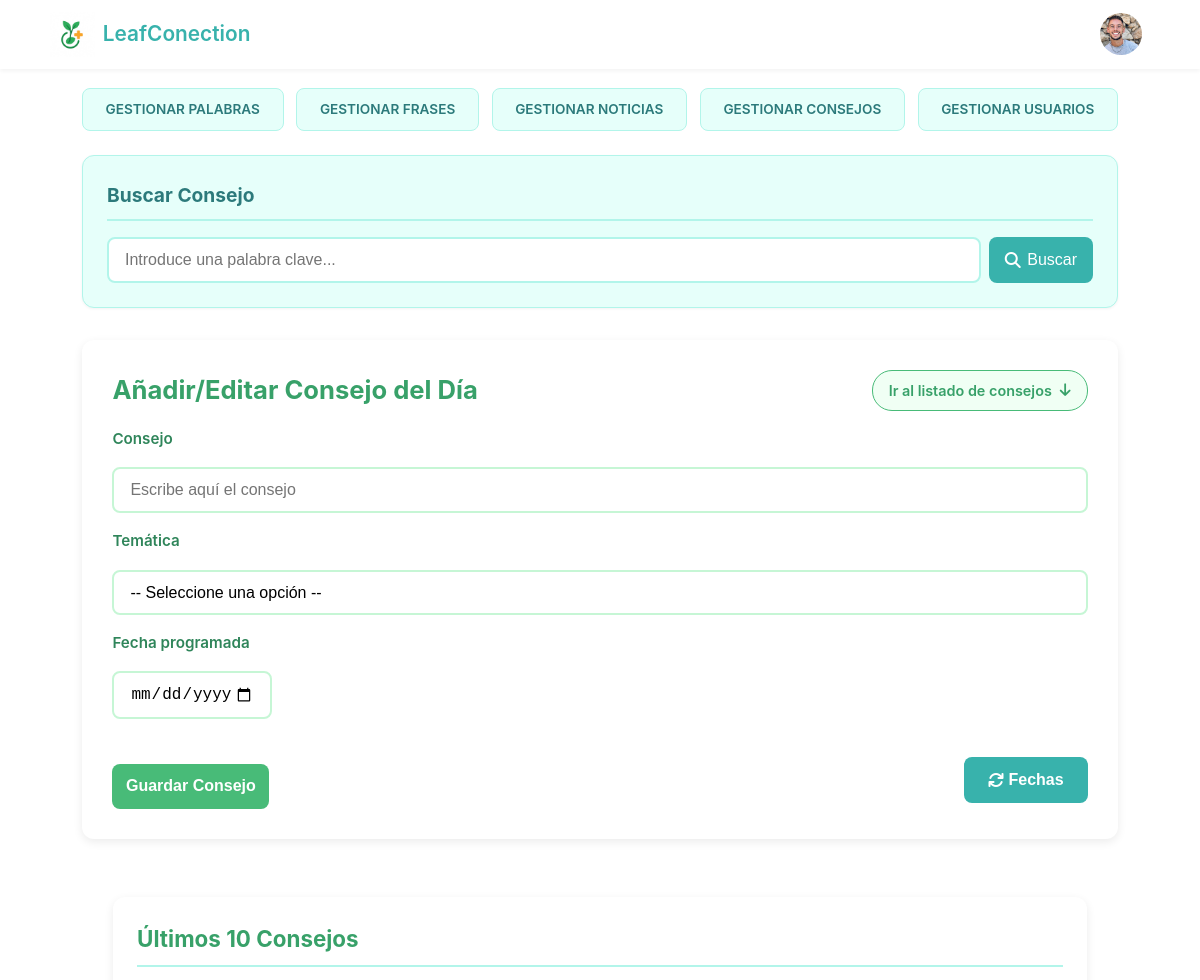
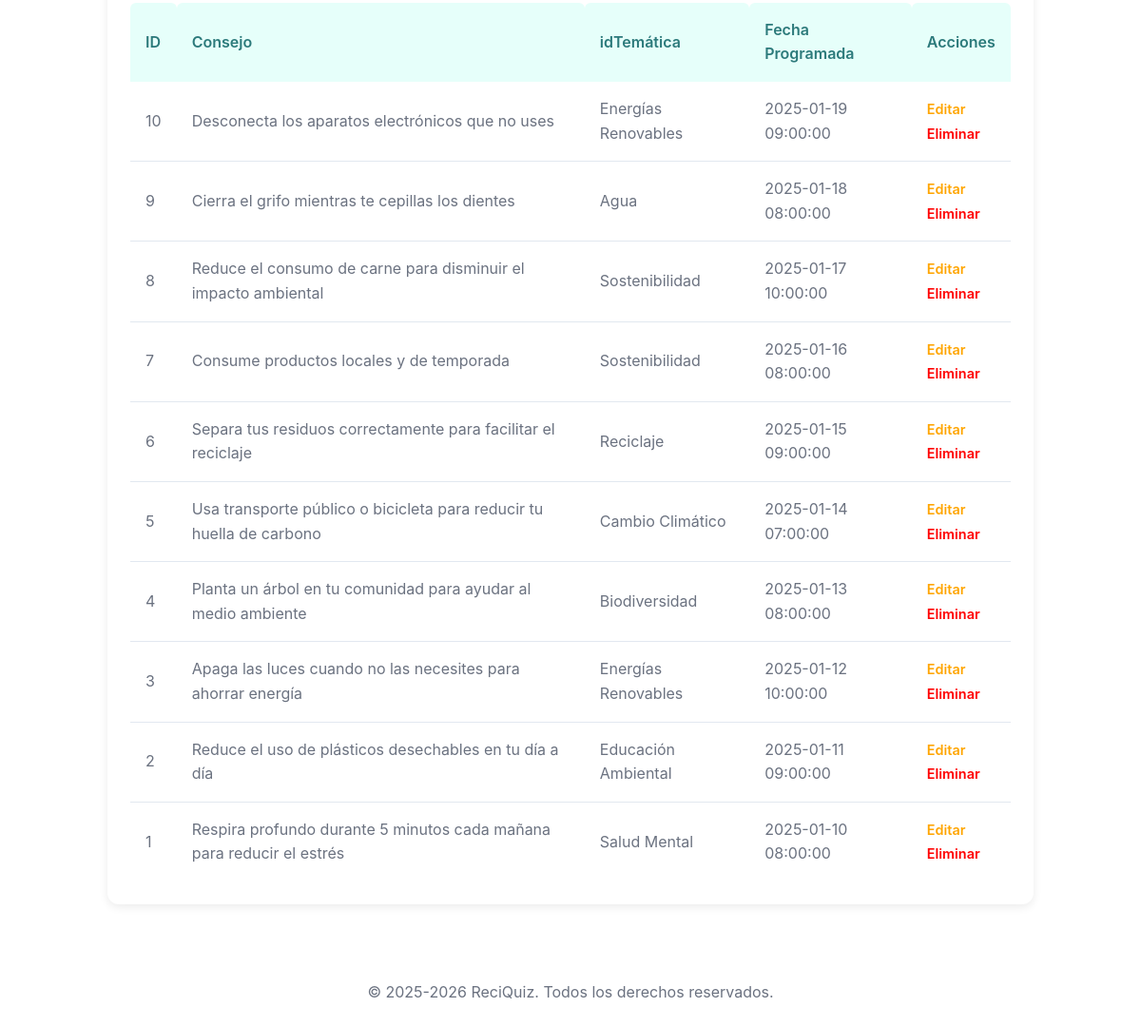
/admin/index.php?c=Consejo&m=gestionarConsejo, run on the app's committed database (2 pictures, top to bottom).
### tables this page shows
CREATE TABLE Consejos (
    idConsejo SMALLINT UNSIGNED NOT NULL AUTO_INCREMENT,
    consejo VARCHAR(255) NOT NULL,
    fechaProgramada DATETIME NULL DEFAULT NULL,
    idTematica TINYINT UNSIGNED NOT NULL,

    CONSTRAINT pk_idConsejo PRIMARY KEY (idConsejo),
    CONSTRAINT fk_consejo_idTematica FOREIGN KEY (idTematica)
        REFERENCES Tematica(idTematica) ON DELETE CASCADE
);

CREATE TABLE Tematica (
    idTematica TINYINT UNSIGNED NOT NULL AUTO_INCREMENT,
    tematica VARCHAR(100) NOT NULL,
    CONSTRAINT pk_idTematica PRIMARY KEY (idTematica)
);

### src/admin/php/modelos/mConexion.php (called while the page is built, shortened)
<?php
    class Conexion {
        public function __construct(){
            $this->conexion = new PDO (
                "mysql:host=" . servidor .
                ";dbname=" . nombreDB . ";charset=UTF8",
                usuario,
                password,
                [
                    PDO::ATTR_ERRMODE => PDO::ERRMODE_EXCEPTION,
                    PDO::ATTR_DEFAULT_FETCH_MODE => PDO::FETCH_ASSOC,
                    PDO::ATTR_EMULATE_PREPARES => false
                ]
            );
        }
    }
?>

### src/admin/php/modelos/mConsejo.php (called while the page is built, shortened)
<?php
require_once __DIR__ . '/mConexion.php';
class Consejo extends Conexion
{
    public function listarConsejos()
    {
        $sql = "
            SELECT Consejos.*, Tematica.tematica AS nombreTematica
            FROM Consejos
            LEFT JOIN Tematica ON Consejos.idTematica = Tematica.idTematica
            ORDER BY Consejos.fechaProgramada DESC
            LIMIT 10;
        ";
        $stmt = $this->conexion->prepare($sql);
        $stmt->execute();
        $resultado = $stmt->fetchAll(PDO::FETCH_ASSOC);
        return !empty($resultado) ? $resultado : null;
    }
}

### src/admin/php/controladores/cConsejo.php (called while the page is built, shortened)
<?php
require_once __DIR__ . '/../modelos/mConsejo.php';
class CConsejo
{
    private $consejoMod;
    public $mensaje;
    public $consejosList;
    public function __construct()
    {
        $this->consejoMod = new Consejo();
        $this->mensaje = '';
    }
    public function listarConsejos()
    {
        $this->consejosList = $this->consejoMod->listarConsejos();
    }
    public function gestionarConsejo()
    {
        $this->listarConsejos();
        return [
            'consejos' => $this->consejosList,
            'mensaje' => $this->mensaje
        ];
    }
}

### src/admin/php/vistas/gestionarConsejo.php (the view, shortened to what this page needs)
<!DOCTYPE html>
<html lang="es">
<head>
    <?php
    require_once 'parciales/head.php';
    ?>
</head>
<body>
    <header>
        <?php require_once 'parciales/nav.php'; ?>
    </header>
    <main>
        <?php require_once 'parciales/navegador.php'; ?>
        <?php
        require_once 'parciales/buscador.php';
        ?>
        <div id="contenedorAdmin">
            <div class="encabezado-seccion">
                <h1>Añadir/Editar Consejo del Día</h1>
                <a href="#ultimosDiezConsejos" class="enlace-listado">Ir al listado de consejos <i class="fa-solid fa-arrow-down"></i></a>
            </div>
            <form action="<?php echo (isset($consejoEditar) && !$usarModal) ? 'index.php?c=Consejo&m=actualizarConsejo' : 'index.php?c=Consejo&m=guardarNuevaConsejo'; ?>" method="post">
                <label for="consejo">Consejo</label>
                <input type="text" name="consejo" id="consejo" placeholder="Escribe aquí el consejo" value="<?php echo (isset($consejoEditar) && !$usarModal) ? htmlspecialchars($consejoEditar['consejo'], ENT_QUOTES) : ''; ?>" required>
                <label for="idTematicaConsejo">Temática</label>
                <select name="idTematicaConsejo" id="idTematicaConsejo" required>
                    <option value="">-- Seleccione una opción --</option>
                    <?php
                    if (!isset($tematicas) || $tematicas === null) {
                        require_once __DIR__ . '/../modelos/mConsejo.php';
                    }
                    ?>
                </select>
                <label for="fechaProgramada">Fecha programada</label>
                <input type="date" name="fechaProgramada" id="fechaProgramada" value="<?php echo (isset($consejoEditar) && !$usarModal) ? htmlspecialchars($consejoEditar['fechaProgramada'] ?? '', ENT_QUOTES) : ''; ?>">
                <div class="grupo-acciones">
                    <input type="submit" value="<?php echo (isset($consejoEditar) && !$usarModal) ? 'Actualizar Consejo' : 'Guardar Consejo'; ?>">
                    <?php if (isset($consejoEditar) && !$usarModal) { ?>
                        <button type="button" class="btn-secundario" onclick="window.location.href='index.php?c=Consejo&m=gestionarConsejo'">
                            <i class="fa-solid fa-times"></i>&nbsp;Cancelar
                        </button>
                    <?php } else { ?>
                        <button type="button" class="btn-secundario" onclick="if(confirm('Vas a poner a NULL todas las fechas antiguas. ¿Estás seguro?')) { window.location.href='index.php?c=Consejo&m=actualizarFechas'; }">
                            <i class="fa-solid fa-arrows-rotate"></i>&nbsp;Fechas
                        </button>
                    <?php } ?>
                </div>
            </form>
        </div>
        <br>
        <div id="ultimosDiezConsejos">
            <h2>Últimos 10 Consejos</h2>
            <?php if (isset($consejos) && !empty($consejos)) { ?>
                <table>
                    <thead>
                        <tr>
                            <th>ID</th>
                            <th>Consejo</th>
                            <th>idTemática</th>
                            <th>Fecha Programada</th>
                            <th>Acciones</th>
                        </tr>
                    </thead>
                    <tbody>
                        <?php
                        foreach ($consejos as $consejo) {
                            echo "<tr>";
                            echo "<td>" . $consejo['idConsejo'] . "</td>";
                            echo "<td>" . $consejo['consejo'] . "</td>";
                            echo "<td>" . $consejo['nombreTematica'] . "</td>";
                            echo "<td>" . ($consejo['fechaProgramada'] ?? 'No programada') . "</td>";
                            echo "<td>";
                            echo "<a href='index.php?c=Consejo&m=editarConsejo&idConsejo=" . $consejo['idConsejo'] . "&modal=1' onclick=\"return confirm('¿Editar este consejo?')\" style='color:orange'>Editar</a>";
                            echo "<br>";
                            echo "<a href='index.php?c=Consejo&m=eliminarConsejo&idConsejo=" . $consejo['idConsejo'] . "' onclick=\"return confirm('¿Eliminar este consejo?')\" style='color:red'>Eliminar</a>";
                            echo "</td>";
                            echo "</tr>";
                        }
                        ?>
                    </tbody>
                </table>
            <?php } else { ?>
                <p>No hay consejos guardados aún.</p>
            <?php } ?>
        </div>
    </main>
    <footer>
        <?php require_once 'parciales/footer.php'; ?>
    </footer>
</body>
</html>

### src/admin/css/estilo.css (style rules this page uses)
:root { --color-primario: #38a169; --color-secundario: #48bb78; --color-acento-a: #38b2ac; --color-texto-gris: #6b7280; --color-fondo: #ffffff; --color-azul-1: #b2f5ea; --espaciado-xs: 0.5rem; --espaciado-s: 1rem; --espaciado-m: 1.5rem; --espaciado-l: 2.5rem; --borde-radius: 12px; --box-shadow-base: 0 2px 8px rgba(0, 0, 0, 0.1); --transicion-base: 0.2s; --fuente: -apple-system, BlinkMacSystemFont, 'Segoe UI', Roboto, Oxygen, Ubuntu, Cantarell, sans-serif; }
* { margin: 0; padding: 0; box-sizing: border-box; }
body { font-family: var(--fuente); background-color: var(--color-fondo); color: var(--color-texto-gris); line-height: 1.6; }
header { position: fixed; top: 0; left: 0; width: 100%; background-color: rgba(255, 255, 255, 0.5); backdrop-filter: blur(10px); -webkit-backdrop-filter: blur(10px); padding: 0; box-shadow: 0 2px 4px rgba(0, 0, 0, 0.05); z-index: 1000; line-height: 0; }
.grupo-acciones { display: flex; justify-content: space-between; align-items: center; width: 100%; margin-top: 1rem; gap: 1rem; }
.btn-secundario { background-color: var(--color-acento-a); color: white; padding: 0.85rem 1.5rem; border: none; border-radius: 8px; font-size: 1rem; font-weight: 600; cursor: pointer; transition: var(--transicion-base); display: inline-flex; align-items: center; justify-content: center; max-width: 160px; }
.grupo-acciones input[type="submit"] { margin-top: 0; }
#ultimasDiezPalabras, #ultimasDiezFrases, #resultadosBusqueda, #ultimasDiezNoticias, #ultimosDiezConsejos { width: 94%; max-width: 1100px; margin: 2rem auto; background-color: #ffffff; padding: 1.5rem; border-radius: 12px; box-shadow: 0 3px 10px rgba(0, 0, 0, 0.08); }
#ultimasDiezPalabras h2, #ultimasDiezFrases h2, #resultadosBusqueda h2, #ultimasDiezNoticias h2, #ultimosDiezConsejos h2 { font-size: 1.4rem; color: var(--color-primario); margin-bottom: 1rem; border-bottom: 2px solid var(--color-azul-1); padding-bottom: 0.5rem; }
#ultimasDiezPalabras table, #ultimasDiezFrases table, #resultadosBusqueda table, #ultimasDiezNoticias table, #ultimosDiezConsejos table { width: 100%; border-collapse: collapse; margin-top: 0.5rem; }
#ultimasDiezPalabras th, #ultimasDiezFrases th, #resultadosBusqueda th, #ultimasDiezNoticias th, #ultimosDiezConsejos th { background-color: #e6fffa; color: #2c7a7b; font-weight: 600; padding: 1rem; text-align: left; border-radius: 6px 6px 0 0; }
#ultimasDiezPalabras td, #ultimasDiezFrases td, #resultadosBusqueda td, #ultimasDiezNoticias td, #ultimosDiezConsejos td { padding: 1rem; border-bottom: 1px solid #e2e8f0; color: var(--color-texto-gris); }
#ultimasDiezPalabras tr:last-child td, #ultimasDiezFrases tr:last-child td, #resultadosBusqueda tr:last-child td, #ultimasDiezNoticias tr:last-child td , #ultimosDiezConsejos tr:last-child td { border-bottom: none; }
#ultimasDiezPalabras a, #ultimasDiezFrases a, #resultadosBusqueda a, #ultimasDiezNoticias a, #ultimosDiezConsejos a { color: #e53e3e; font-weight: 600; text-decoration: none; font-size: 0.9rem; }
footer { text-align: center; padding: 2rem; color: var(--color-texto-gris); margin-top: 3rem; }
@media (min-width: 1024px) and (max-width: 1439px) { header { padding: 0.5rem 1rem; } }
@media (min-width: 1024px) and (max-width: 1439px) { main { max-width: 1100px; padding: 0 2rem; padding-top: 5.5rem; } }
@media (min-width: 1024px) and (max-width: 1439px) { main h1 { font-size: 2.3rem; } }
@media (min-width: 1024px) and (max-width: 1439px) { #contenedorAdmin { width: 100%; margin: auto; padding: 1.9rem; } }
.encabezado-seccion { display: flex; justify-content: space-between; align-items: center; margin-bottom: 1rem; flex-wrap: wrap; gap: 1rem; }
.encabezado-seccion h1 { margin-bottom: 0 !important; }
.enlace-listado { color: var(--color-primario); font-weight: 600; text-decoration: none; background-color: #f0fff4; padding: 0.5rem 1rem; border-radius: 20px; border: 1px solid var(--color-secundario); transition: var(--transicion-base); font-size: 0.9rem; display: flex; align-items: center; gap: 0.5rem; }

### data on the page
consejos: idConsejo "10", consejo "Desconecta los aparatos electrónicos que no uses", idTematica.tematica "Energías Renovables", fechaProgramada "2025-01-19 09:00:00"
consejos: idConsejo "9", consejo "Cierra el grifo mientras te cepillas los dientes", idTematica.tematica "Agua", fechaProgramada "2025-01-18 08:00:00"
consejos: idConsejo "8", consejo "Reduce el consumo de carne para disminuir el impacto ambiental", idTematica.tematica "Sostenibilidad", fechaProgramada "2025-01-17 10:00:00"
consejos: idConsejo "7", consejo "Consume productos locales y de temporada", idTematica.tematica "Sostenibilidad", fechaProgramada "2025-01-16 08:00:00"
consejos: idConsejo "6", consejo "Separa tus residuos correctamente para facilitar el reciclaje", idTematica.tematica "Reciclaje", fechaProgramada "2025-01-15 09:00:00"
consejos: idConsejo "5", consejo "Usa transporte público o bicicleta para reducir tu huella de carbono", idTematica.tematica "Cambio Climático", fechaProgramada "2025-01-14 07:00:00"
consejos: idConsejo "4", consejo "Planta un árbol en tu comunidad para ayudar al medio ambiente", idTematica.tematica "Biodiversidad", fechaProgramada "2025-01-13 08:00:00"
consejos: idConsejo "3", consejo "Apaga las luces cuando no las necesites para ahorrar energía", idTematica.tematica "Energías Renovables", fechaProgramada "2025-01-12 10:00:00"
consejos: idConsejo "2", consejo "Reduce el uso de plásticos desechables en tu día a día", idTematica.tematica "Educación Ambiental", fechaProgramada "2025-01-11 09:00:00"
consejos: idConsejo "1", consejo "Respira profundo durante 5 minutos cada mañana para reducir el estrés", idTematica.tematica "Salud Mental", fechaProgramada "2025-01-10 08:00:00"

### other printed values
$titulo "Consejo"
